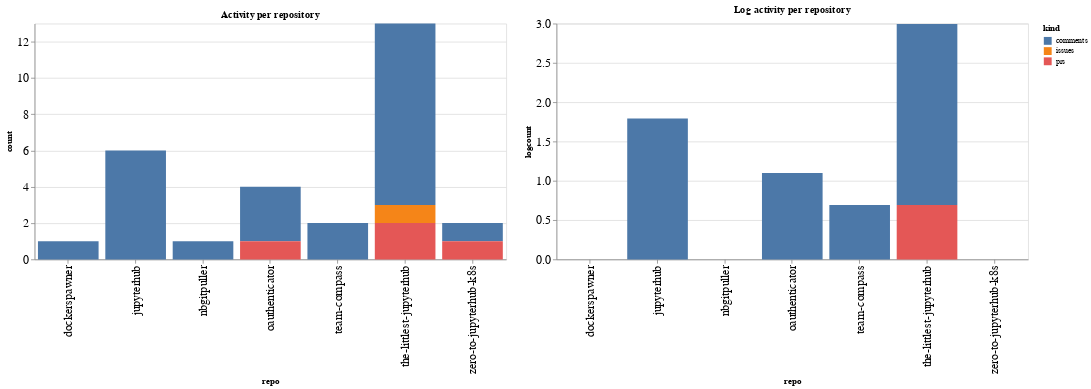

Notebook source saved alongside this figure:
### Code cell
ch1 = alt.Chart(repo_summaries, width=600, title="Activity per repository").mark_bar().encode(
    x='repo',
    y='count',
    color='kind',
    tooltip="kind"
)

ch2 = alt.Chart(repo_summaries, width=600, title="Log activity per repository").mark_bar().encode(
    x='repo',
    y='logcount',
    color='kind',
    tooltip="kind"
)

ch1 | ch2

### Figure 1 — Vega-Lite specification as saved in the notebook (floating-point values rounded to 4 significant figures)
{"config": {"axisLeft": {"labelFontSize": 15}, "axisBottom": {"labelFontSize": 15}}, "hconcat": [{"mark": "bar", "encoding": {"color": {"type": "nominal", "field": "kind"}, "tooltip": {"type": "nominal", "field": "kind"}, "x": {"type": "nominal", "field": "repo"}, "y": {"type": "quantitative", "field": "count"}}, "title": "Activity per repository", "width": 600}, {"mark": "bar", "encoding": {"color": {"type": "nominal", "field": "kind"}, "tooltip": {"type": "nominal", "field": "kind"}, "x": {"type": "nominal", "field": "repo"}, "y": {"type": "quantitative", "field": "logcount"}}, "title": "Log activity per repository", "width": 600}], "data": {"name": "data-5434d487e4b37d354d63a40d28dcd6e6"}, "$schema": "https://vega.github.io/schema/vega-lite/v4.8.1.json", "datasets": {"data-5434d487e4b37d354d63a40d28dcd6e6": [{"repo": "dockerspawner", "kind": "comments", "count": 1, "logcount": 0.0}, {"repo": "jupyterhub", "kind": "comments", "count": 6, "logcount": 1.792}, {"repo": "nbgitpuller", "kind": "comments", "count": 1, "logcount": 0.0}, {"repo": "oauthenticator", "kind": "comments", "count": 3, "logcount": 1.099}, {"repo": "oauthenticator", "kind": "prs", "count": 1, "logcount": 0.0}, {"repo": "team-compass", "kind": "comments", "count": 2, "logcount": 0.6931}, {"repo": "the-littlest-jupyterhub", "kind": "comments", "count": 10, "logcount": 2.303}, {"repo": "the-littlest-jupyterhub", "kind": "issues", "count": 1, "logcount": 0.0}, {"repo": "the-littlest-jupyterhub", "kind": "prs", "count": 2, "logcount": 0.6931}, {"repo": "zero-to-jupyterhub-k8s", "kind": "comments", "count": 1, "logcount": 0.0}, {"repo": "zero-to-jupyterhub-k8s", "kind": "prs", "count": 1, "logcount": 0.0}]}}
